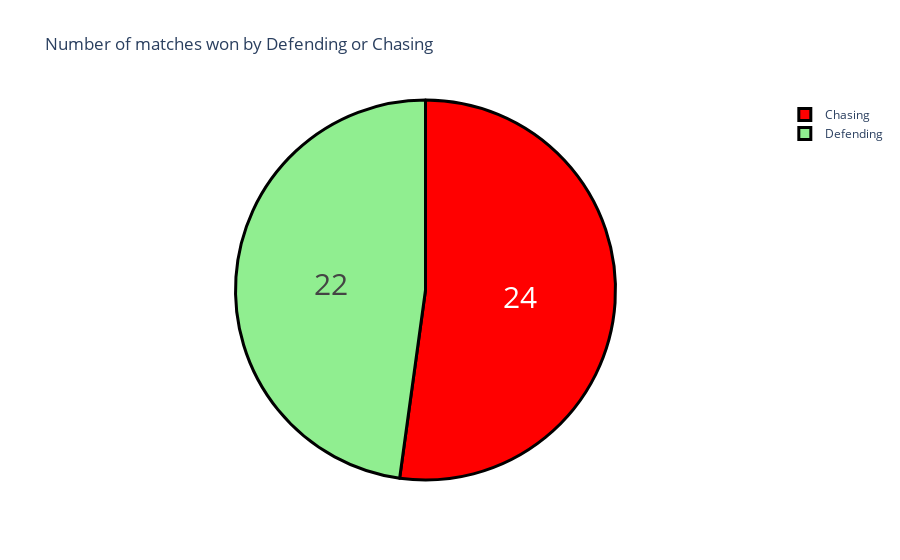

Notebook code for this chart:
### Code cell
# Number of matches won by the difending or chasing.
import pandas as pd
import plotly.express as px
import plotly.graph_objects as go

data = pd.read_csv("IPL 2022.csv")

data['won_by'] = data['won_by'].map({'Wickets' :'Chasing',
                                     'Runs'    :'Defending'})

won_by = data["won_by"].value_counts()
label = won_by.index
counts = won_by.values
colors = ['red','lightgreen']

fig = go.Figure(data =[go.Pie(labels = label, values = counts)])
fig.update_layout(title_text = "Number of matches won by Defending or Chasing")
fig.update_traces(hoverinfo = "label+percent", textinfo = "value", 
                 textfont_size = 30,
                 marker = dict(colors = colors, 
                               line = dict(color = 'black',width = 3)))
fig.show()

### Figure 1 — Plotly figure (JSON) as saved in the notebook; plotly's stock layout.template omitted (floating-point values rounded to 4 significant figures)
{"data": [{"hoverinfo": "label+percent", "labels": ["Chasing", "Defending"], "marker": {"colors": ["red", "lightgreen"], "line": {"color": "black", "width": 3}}, "textfont": {"size": 30}, "textinfo": "value", "type": "pie", "values": [24, 22]}], "layout": {"autosize": true, "title": {"text": "Number of matches won by Defending or Chasing"}}}
